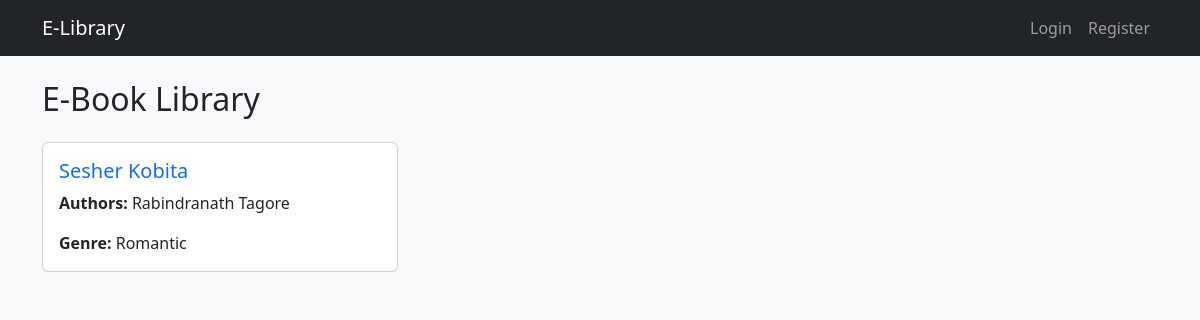
Page /ebooks/ on the committed database.
### elibrary/models.py (models this page shows, shortened)
class EBook(models.Model):
    title = models.CharField(max_length=200)
    authors = models.ManyToManyField(Author)
    publication_date = models.DateField()
    description = models.TextField()
    genre = models.ForeignKey(Genre, on_delete=models.CASCADE)
    file = models.FileField(upload_to='ebooks/')
    licenses = models.PositiveIntegerField(default=1)

class Author(models.Model):
    name = models.CharField(max_length=100)
    def __str__(self):
        return self.name

class Genre(models.Model):
    name = models.CharField(max_length=50)
    def __str__(self):
        return self.name

### elibrary/views.py (the view)
# urls.py: path('ebooks/', views.EBookListView.as_view(), name='ebook_list'),
class EBookListView(ListView):
    model = EBook
    template_name = 'elibrary/ebook_list.html'
    context_object_name = 'ebooks'

### elibrary/templates/elibrary/ebook_list.html
{% extends 'elibrary/base.html' %}
{% block content %}
<div class="row">
    <div class="col-12">
        <h2 class="mb-4">E-Book Library</h2>
        <div class="row row-cols-1 row-cols-md-3 g-4">
            {% for ebook in ebooks %}
                <div class="col">
                    <div class="card h-100">
                        <div class="card-body">
                            <h5 class="card-title"><a href="{% url 'ebook_detail' ebook.pk %}" class="text-decoration-none">{{ ebook.title }}</a></h5>
                            <p class="card-text"><strong>Authors:</strong> {{ ebook.authors.all|join:", " }}</p>
                            <p class="card-text"><strong>Genre:</strong> {{ ebook.genre }}</p>
                        </div>
                    </div>
                </div>
            {% empty %}
                <div class="col">
                    <p>No e-books available.</p>
                </div>
            {% endfor %}
        </div>
    </div>
</div>
{% endblock %}

### static/css/style.css (style rules this page uses)
body { background-color: #f8f9fa; }

### rows in the picture
EBook: title "Sesher Kobita", authors.all "Rabindranath Tagore", genre "Romantic"
